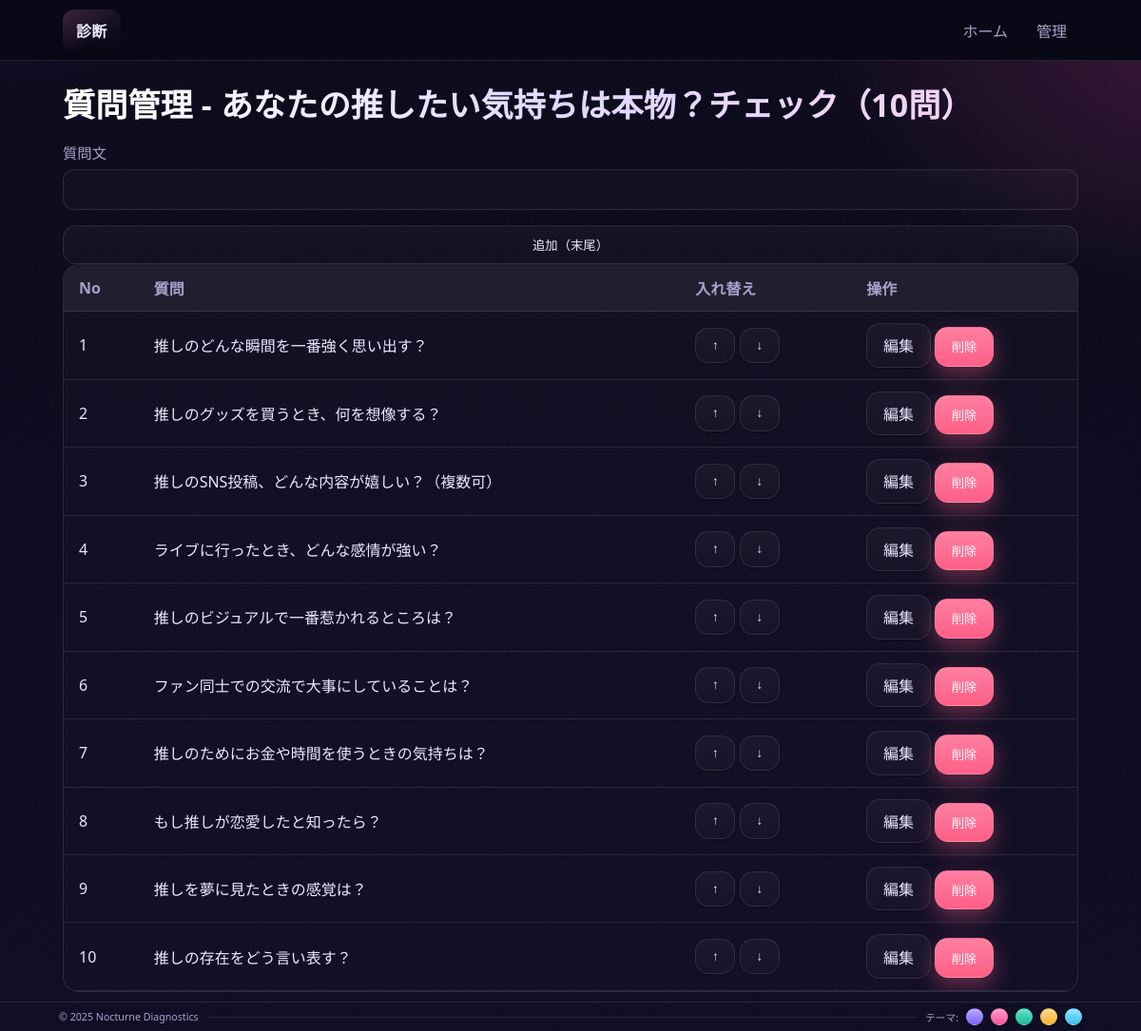
Page /admin/quiz/3/questions (signed in) on the committed database.
### models.py (models this page shows)
class Question(db.Model):
    id = db.Column(db.Integer, primary_key=True)
    quiz_id = db.Column(db.Integer, db.ForeignKey("quiz.id"), nullable=False)
    text = db.Column(db.String(300), nullable=False)
    order = db.Column(db.Integer, default=0)
    multiple = db.Column(db.Boolean, nullable=False, default=False)
    choices = db.relationship(
        "Choice",
        backref="question",
        cascade="all, delete-orphan",
    )

### blueprints/admin/routes.py (the view, shortened to what this page needs)
@bp.route("/quiz/<int:quiz_id>/questions", methods=["GET", "POST"])
@login_required
def questions(quiz_id: int):
    quiz = Quiz.query.get_or_404(quiz_id)
    return render_template("admin/questions.html", quiz=quiz)

### blueprints/admin/routes.py (called while the page is built)
def is_logged_in() -> bool:
    return bool(session.get("admin_user_id"))

def login_required(func: Callable) -> Callable:
    @wraps(func)
    def wrapper(*args, **kwargs):
        if not is_logged_in():
            return redirect(url_for("admin.login"))
        return func(*args, **kwargs)
    return wrapper

### templates/admin/questions.html (shortened to what this page needs)
{% extends "base.html" %}
{% block content %}
<h1>質問管理 - {{ quiz.title }}</h1>
<form method="post" class="form">
  <label>質問文
    <input type="text" name="text" required>
  </label>
  <button class="btn" type="submit">追加（末尾）</button>
</form>
<table class="table">
  <thead>
    <tr><th>No</th><th>質問</th><th style="width:180px">入れ替え</th><th>操作</th></tr>
  </thead>
  <tbody>
  {% for q in quiz.questions|sort(attribute='order') %}
    <tr>
      <td>{{ loop.index }}</td>
      <td>{{ q.text }}</td>
      <td>
        <form method="post" action="{{ url_for('admin.question_move', question_id=q.id, direction='up') }}" style="display:inline">
          <button class="btn" type="submit">↑</button>
        </form>
        <form method="post" action="{{ url_for('admin.question_move', question_id=q.id, direction='down') }}" style="display:inline">
          <button class="btn" type="submit">↓</button>
        </form>
      </td>
      <td>
        <a class="btn" href="{{ url_for('admin.question_edit', question_id=q.id) }}">編集</a>
        <form method="post" action="{{ url_for('admin.question_delete', question_id=q.id) }}" style="display:inline">
          <button class="btn danger" type="submit" onclick="return confirm('削除しますか？')">削除</button>
        </form>
      </td>
    </tr>
  {% endfor %}
  </tbody>
</table>
{% endblock %}

### static/css/main.css (style rules this page uses)
:root { --bg: #090816; --bg2:#0e0b22; --card:#12102a; --line: rgba(255,255,255,.10); --text:#ece9ff; --text-muted:#a7a2c9; --primary:#9b8cff; --primary-strong:#5f46ff; --magenta:#ff5bb4; --ok:#66e0b8; --warn:#ffd166; --danger:#ff6b8a; --shadow-sm: 0 1px 2px rgba(0,0,0,.35); --shadow-md: 0 16px 40px rgba(22, 15, 64, .55); --radius: 16px; --radius-sm:12px; --radius-lg:22px; --fs-1: clamp(24px, 3.2vw, 34px); --fs-2: clamp(18px, 2.2vw, 22px); --fs-3: clamp(16px, 2.0vw, 18px); --fs-4: 14px; --card-surface: linear-gradient(180deg, rgba(255,255,255,.03), rgba(255,255,255,.02)); --card-stroke: rgba(255,255,255,.10); --card-glow-a: rgba(255,91,180,.22); --card-glow-b: rgba(155,140,255,.20); --site-header-height: 64px; }
* { box-sizing: border-box; }
html,body { height:100%; }
body { margin:0; font-family: ui-sans-serif, system-ui, -apple-system, "Segoe UI", Roboto, "Noto Sans JP", "Hiragino Kaku Gothic ProN", "BIZ UDPGothic", sans-serif; color: var(--text); background: var(--bg); position: relative; }
body.theme-nocturne::before { content:""; position:fixed; inset:-15% -15% -15% -15%; z-index:-2; pointer-events:none; background: radial-gradient(1200px 700px at 6% -8%, rgba(125, 70, 255, .25) 0%, transparent 55%), radial-gradient(900px 600px at 95% 12%, rgba(255, 80, 170, .22) 0%, transparent 50%), linear-gradient(180deg, var(--bg) 0%, var(--bg2) 100%); filter: saturate(110%); }
body.theme-nocturne::after { content:""; position:fixed; inset:0; z-index:-1; pointer-events:none; opacity:.8; }
h1 { font-size:var(--fs-1); margin:.3rem 0 1rem; letter-spacing:.2px; background: linear-gradient(90deg, #fff 0%, #e1d8ff 50%, #f7d2ef 100%); -webkit-background-clip:text; background-clip:text; color:transparent; }
a.btn, .btn { display:inline-block; padding:.64rem 1.05rem; border-radius: 14px; border:1px solid var(--line); background: linear-gradient(180deg, rgba(255,255,255,.04), rgba(255,255,255,.02)); color: var(--text); text-decoration:none; cursor:pointer; transition: transform .12s ease, box-shadow .2s, border-color .2s, background .2s; box-shadow: var(--shadow-sm); }
.btn.danger { background: linear-gradient(180deg, #ff7fa0, #ff5f87); border-color: rgba(255,255,255,.1); color:#fff; box-shadow: 0 8px 22px rgba(255,95,135,.38); }
.form { display: grid; gap: 1rem; width: 100%; max-width: 100%; box-sizing: border-box; }
.form label { display:grid; gap:.4rem; font-size:.96rem; color: var(--text-muted); }
.form input[type="text"], .form input[type="password"], .form input[type="number"], .form input[type="url"], .form input[type="file"], .form textarea, .form select { padding:.8rem .95rem; border:1px solid var(--line); border-radius:12px; background: linear-gradient(180deg, rgba(255,255,255,.025), rgba(255,255,255,.015)); color: var(--text); outline:none; box-shadow: inset 0 0 0 1px rgba(255,255,255,.02); transition: border-color .2s, box-shadow .2s, filter .2s; }
.table { width:100%; border-collapse:separate; border-spacing:0; background: linear-gradient(180deg, rgba(255,255,255,.02), rgba(255,255,255,.01)); border:1px solid var(--line); border-radius:var(--radius); overflow:hidden; }
.table th, .table td { padding:.75rem 1rem; border-bottom:1px solid var(--line); }
.table thead th { background: rgba(255,255,255,.06); text-align:left; color: var(--text-muted); }
:root,[data-theme="violet"] { --primary: #9b8cff; --primary-strong: #5f46ff; --magenta: #ff5bb4; --accent: var(--primary); }
html, body { height: 100%; }
body { min-height: 100vh; display: flex; flex-direction: column; }

### rows in the picture
Question: text "推しのどんな瞬間を一番強く思い出す？"
Question: text "推しのグッズを買うとき、何を想像する？"
Question: text "推しのSNS投稿、どんな内容が嬉しい？（複数可）"
Question: text "ライブに行ったとき、どんな感情が強い？"
Question: text "推しのビジュアルで一番惹かれるところは？"
Question: text "ファン同士での交流で大事にしていることは？"
Question: text "推しのためにお金や時間を使うときの気持ちは？"
Question: text "もし推しが恋愛したと知ったら？"
Question: text "推しを夢に見たときの感覚は？"
Question: text "推しの存在をどう言い表す？"
